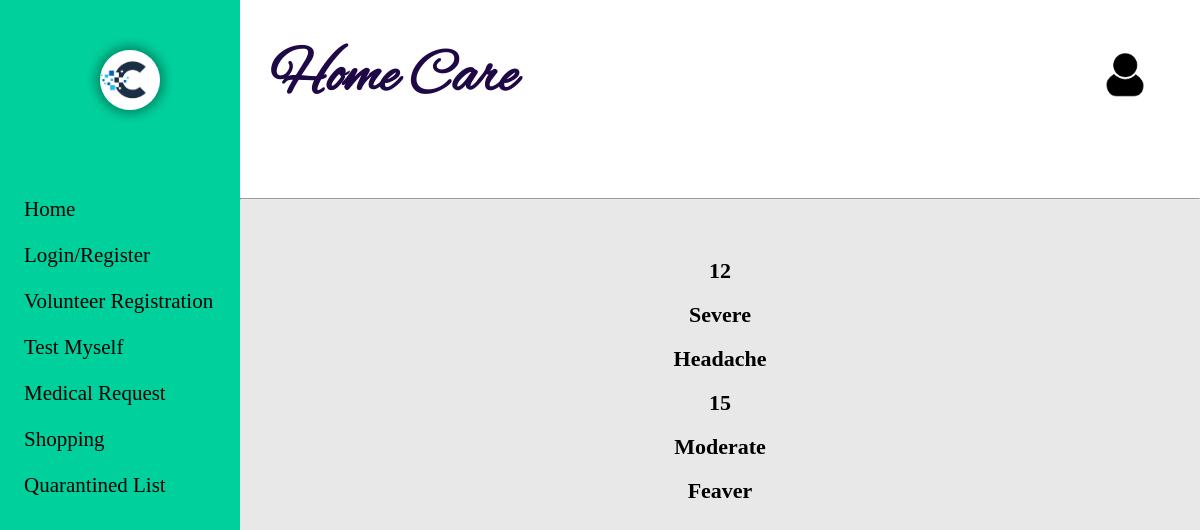
The page /ViewRequest.php on the database as committed earlier.
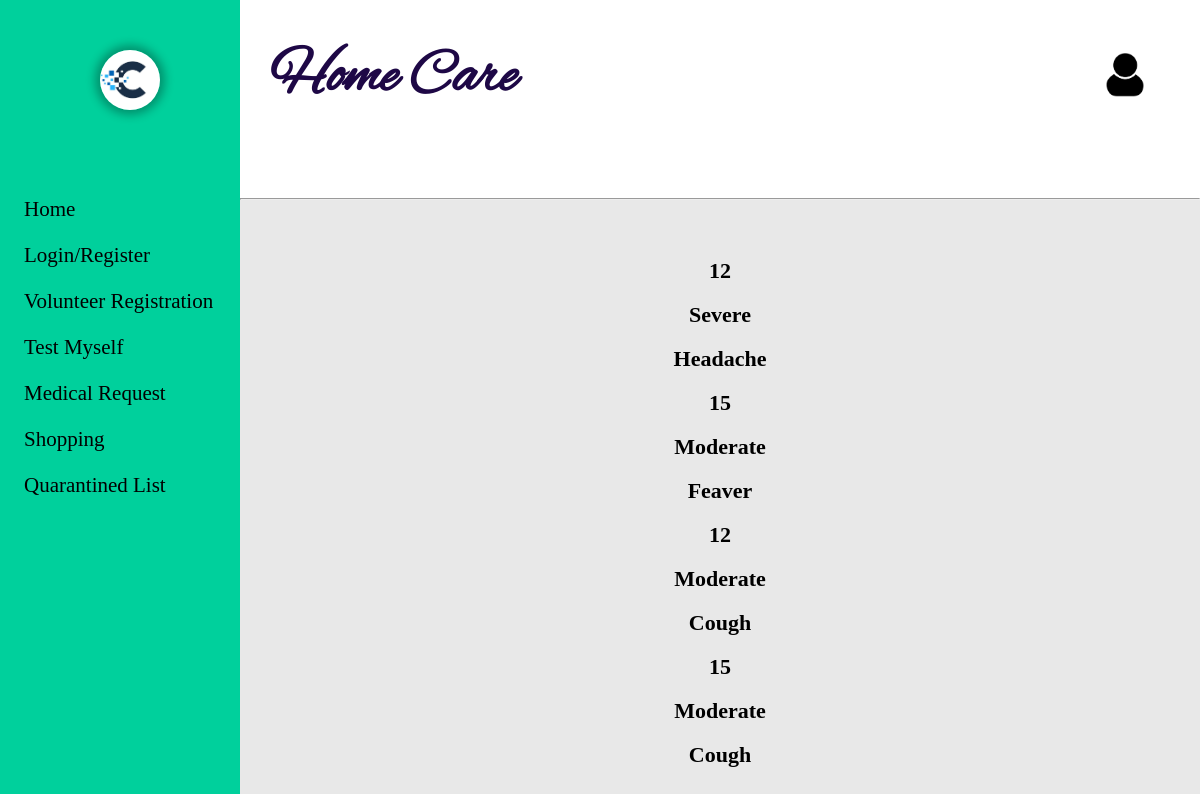
The same page on the database as committed later.
### tables this page shows
CREATE TABLE `mrequest` (
  `MR_id` int(5) NOT NULL,
  `L_id` int(5) NOT NULL,
  `Reason` varchar(20) NOT NULL,
  `Urgency` varchar(10) NOT NULL,
  `Date` varchar(12) NOT NULL,
  `status` tinyint(1) NOT NULL DEFAULT 1
);

### ViewRequest.php (the view, shortened to what this page needs)
<!DOCTYPE html>
<html lang="en">
<head>
	<link rel="stylesheet" type="text/css" href="css\registration.css" />
</head>
<body>
<?php require("Leftbar.php"); ?>
<div class="right_cont" style="{background-color: rgb(232, 232, 232);}">
	<?php require("Topbar.php"); ?>
	<center>
    <form >
	<?php
					$con=mysqli_connect("localhost","root","","care_app")or die("couldn't connect");
					$query="select * from mrequest";
					$result =mysqli_query($con,$query);
					while($row=mysqli_fetch_array($result))
					{?>
						<h2><?php echo $row['L_id'] ?></h2><br>
						<h2><?php echo $row['Urgency'] ?></h2><br>
						<h2><?php echo $row['Reason'] ?></h2><br>
					<?php
					}
				?>
        <br>
	</form>
</center>
	</div>
</body>
</html>

Rows that differ between the two databases and show on the page:
added mrequest: L "12", Urgency "Moderate", Reason "Cough"
added mrequest: L "15", Urgency "Moderate", Reason "Cough"
